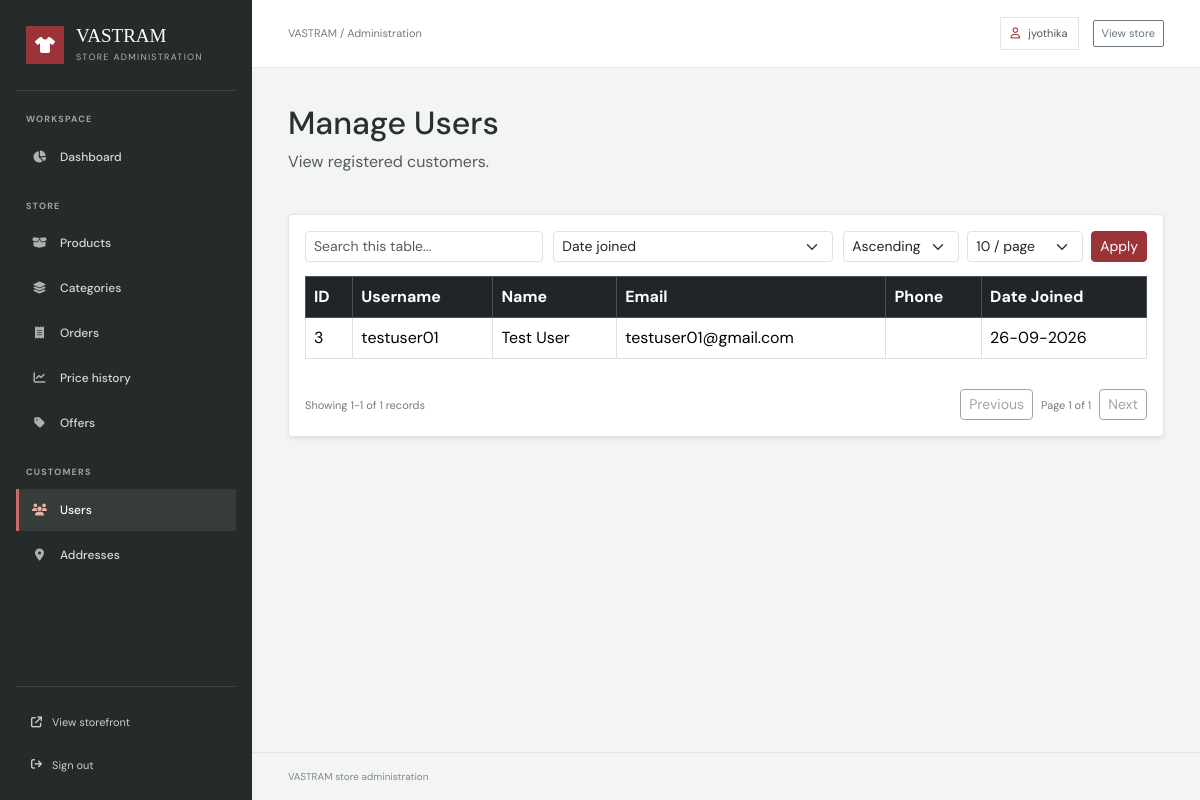
Screenshot of /accounts/admin-dashboard/users/ (signed in) with the database file from the repository.
### accounts/models.py (models this page shows)
class User(AbstractUser):
    uuid = models.UUIDField(default=uuid.uuid4, editable=False, unique=True)
    phone_number = models.CharField(max_length=15, blank=True)

### accounts/views.py (the view)
@login_required
def admin_users(request):
    if not request.user.is_superuser:
        return redirect('home')
    from .models import User
    user_queryset = User.objects.filter(
        is_superuser=False
    )
    table_context = admin_table_context(
        request,
        user_queryset,
        ['username', 'first_name', 'last_name', 'email', 'phone'],
        [
            ('username', 'Username', 'username'),
            ('name', 'Name', 'first_name'),
            ('email', 'Email', 'email'),
            ('joined', 'Date joined', 'date_joined'),
        ],
        'joined'
    )
    return render(
        request,
        'admin_dashboard/users.html',
        {
            'users': table_context['page_obj'],
            **table_context,
        }
    )

### ecommerce_project/context_processors.py (called while the page is built)
def shopping_counts(request):
    cart_count = 0
    wishlist_count = 0
    if request.user.is_authenticated:
        cart_count = sum(
            CartItem.objects.filter(cart__user=request.user).values_list(
                'quantity', flat=True
            )
        )
        wishlist_count = WishlistItem.objects.filter(
            wishlist__user=request.user
        ).count()
    else:
        cart_count = sum(
            item.get('quantity', 0)
            for item in request.session.get('guest_cart_items', [])
        )
        wishlist_count = len(request.session.get('guest_wishlist_items', []))
    return {
        'cart_count': cart_count,
        'wishlist_count': wishlist_count,
    }

### templates/admin_dashboard/users.html (shortened to what this page needs)
{% extends 'admin_dashboard/admin_base.html' %}
{% block content %}
<div class="d-flex justify-content-between align-items-center mb-4">
    <div>
        <h2>Manage Users</h2>
        <p class="text-muted">
            View registered customers.
        </p>
    </div>
</div>
<div class="card shadow-sm">
    <div class="card-body">
        {% include 'admin_dashboard/includes/table_controls.html' %}
        <div class="table-responsive">
            <table class="table table-bordered table-hover admin-searchable-table">
                <thead class="table-dark">
                    <tr>
                        <th>ID</th>
                        <th>Username</th>
                        <th>Name</th>
                        <th>Email</th>
                        <th>Phone</th>
                        <th>Date Joined</th>
                    </tr>
                </thead>
                <tbody>
                    {% for user in users %}
                    <tr>
                        <td>{{ user.id }}</td>
                        <td>{{ user.username }}</td>
                        <td>
                            {{ user.first_name }}
                            {{ user.last_name }}
                        </td>
                        <td>{{ user.email }}</td>
                        <td>{{ user.phone }}</td>
                        <td data-sort-value="{{ user.date_joined|date:'U' }}">
                            {{ user.date_joined|date:"d-m-Y" }}
                        </td>
                    </tr>
                    {% empty %}
                    <tr>
                        <td colspan="6" class="text-center">
                            No users registered.
                        </td>
                    </tr>
                    {% endfor %}
                </tbody>
            </table>
        </div>
        {% include 'admin_dashboard/includes/table_pagination.html' %}
    </div>
</div>
{% endblock %}

### templates/admin_dashboard/admin_base.html (shortened to what this page needs)
{% load static %}
<!DOCTYPE html>
<html lang="en">
<head>
    <link href="https://cdn.jsdelivr.net/npm/bootstrap@5.3.8/dist/css/bootstrap.min.css" rel="stylesheet">
    <link rel="stylesheet" href="https://cdnjs.cloudflare.com/ajax/libs/font-awesome/6.5.2/css/all.min.css">
</head>
<body>
<div class="admin-shell">
    <aside class="admin-sidebar" id="adminSidebar" aria-label="Admin navigation">
        <div class="admin-brand">
            <span class="admin-brand-mark"><i class="fa-solid fa-shirt" aria-hidden="true"></i></span>
            <span>
                <span class="admin-brand-name">VASTRAM</span>
                <span class="admin-brand-caption">Store administration</span>
            </span>
        </div>
        <nav class="admin-nav">
            <div class="admin-nav-group">
                <p class="admin-nav-label">Workspace</p>
                <a href="{% url 'admin_dashboard' %}" class="admin-nav-link{% if request.resolver_match.url_name == 'admin_dashboard' %} active{% endif %}">
                    <i class="fa-solid fa-chart-pie" aria-hidden="true"></i> Dashboard
                </a>
            </div>
            <div class="admin-nav-group">
                <p class="admin-nav-label">Store</p>
                <a href="{% url 'admin_products' %}" class="admin-nav-link{% if request.resolver_match.url_name == 'admin_products' %} active{% endif %}">
                    <i class="fa-solid fa-box-open" aria-hidden="true"></i> Products
                </a>
                <a href="{% url 'admin_categories' %}" class="admin-nav-link{% if request.resolver_match.url_name == 'admin_categories' %} active{% endif %}">
                    <i class="fa-solid fa-layer-group" aria-hidden="true"></i> Categories
                </a>
                <a href="{% url 'admin_orders' %}" class="admin-nav-link{% if request.resolver_match.url_name == 'admin_orders' or request.resolver_match.url_name == 'admin_order_detail' %} active{% endif %}">
                    <i class="fa-solid fa-receipt" aria-hidden="true"></i> Orders
                </a>
                <a href="{% url 'admin_price_history' %}" class="admin-nav-link{% if request.resolver_match.url_name == 'admin_price_history' %} active{% endif %}">
                    <i class="fa-solid fa-chart-line" aria-hidden="true"></i> Price history
                </a>
                <a href="{% url 'admin_offers' %}" class="admin-nav-link{% if request.resolver_match.url_name == 'admin_offers' %} active{% endif %}">
                    <i class="fa-solid fa-tag" aria-hidden="true"></i> Offers
                </a>
            </div>
            <div class="admin-nav-group">
                <p class="admin-nav-label">Customers</p>
                <a href="{% url 'admin_users' %}" class="admin-nav-link{% if request.resolver_match.url_name == 'admin_users' %} active{% endif %}">
                    <i class="fa-solid fa-users" aria-hidden="true"></i> Users
                </a>
                <a href="{% url 'admin_addresses' %}" class="admin-nav-link{% if request.resolver_match.url_name == 'admin_addresses' %} active{% endif %}">
                    <i class="fa-solid fa-location-dot" aria-hidden="true"></i> Addresses
                </a>
            </div>
        </nav>
        <div class="admin-sidebar-footer">
            <a href="{% url 'home' %}"><i class="fa-solid fa-arrow-up-right-from-square" aria-hidden="true"></i> View storefront</a>
            <a href="{% url 'logout' %}"><i class="fa-solid fa-arrow-right-from-bracket" aria-hidden="true"></i> Sign out</a>
        </div>
    </aside>
    <div class="admin-main">
        <header class="admin-topbar">
            <div class="admin-topbar-start">
                <span class="admin-topbar-title">VASTRAM / Administration</span>
            </div>
            <div class="admin-topbar-actions">
                <span class="admin-user-chip"><i class="fa-regular fa-user" aria-hidden="true"></i> {{ request.user.username }}</span>
                <a href="{% url 'home' %}" class="btn btn-sm btn-outline-secondary">View store</a>
            </div>
        </header>
        <main class="admin-content">
            {% block content %}{% endblock %}
        </main>
        <footer class="admin-footer">VASTRAM store administration</footer>
    </div>
</div>
</body>
</html>

### templates/admin_dashboard/admin_base.html (style rules this page uses)
:root { --admin-ink: #29312e; --admin-muted: #747c77; --admin-border: #e2e6e2; --admin-paper: #ffffff; --admin-canvas: #f3f5f2; --admin-rail: #252b28; --admin-accent: #9b3438; }
* { box-sizing: border-box; }
body { min-width: 320px; margin: 0; background: var(--admin-canvas); color: var(--admin-ink); font-family: 'DM Sans', sans-serif; }
.admin-shell { display: grid; grid-template-columns: 252px minmax(0, 1fr); min-height: 100vh; }
.admin-sidebar { position: sticky; top: 0; display: flex; flex-direction: column; height: 100vh; padding: 26px 16px 18px; background: var(--admin-rail); color: #f6f7f4; z-index: 101; }
.admin-brand { display: flex; align-items: center; gap: 12px; padding: 0 10px 26px; color: #fff; text-decoration: none; border-bottom: 1px solid rgba(255,255,255,.12); }
.admin-brand-mark { display: grid; place-items: center; width: 38px; height: 38px; background: var(--admin-accent); color: #fff; font-size: 16px; }
.admin-brand-name { display: block; font-family: 'Playfair Display', Georgia, serif; font-size: 19px; line-height: 1.1; }
.admin-brand-caption { display: block; margin-top: 4px; color: #aeb7b1; font-size: 9px; letter-spacing: 1.3px; text-transform: uppercase; }
.admin-nav { padding-top: 22px; }
.admin-nav-label { margin: 0 10px 9px; color: #9ca7a0; font-size: 9px; font-weight: 700; letter-spacing: 1.2px; text-transform: uppercase; }
.admin-nav-group + .admin-nav-group { margin-top: 22px; }
.admin-nav-link { display: flex; align-items: center; gap: 12px; min-height: 42px; margin: 3px 0; padding: 0 12px; border-left: 3px solid transparent; color: #d5d9d6; font-size: 12px; font-weight: 500; text-decoration: none; transition: background-color .18s, color .18s; }
.admin-nav-link i { width: 17px; color: #aab3ad; text-align: center; }
.admin-nav-link:hover, .admin-nav-link.active { background: rgba(255,255,255,.08); color: #fff; }
.admin-nav-link.active { border-left-color: #c96a68; }
.admin-nav-link.active i { color: #efb0a8; }
.admin-sidebar-footer { display: grid; gap: 8px; margin-top: auto; padding: 18px 8px 0; border-top: 1px solid rgba(255,255,255,.12); }
.admin-sidebar-footer a { display: flex; align-items: center; gap: 10px; padding: 9px 7px; color: #c8cfca; font-size: 11px; text-decoration: none; }
.admin-main { display: flex; min-width: 0; flex-direction: column; }
.admin-topbar { position: sticky; top: 0; z-index: 50; display: flex; align-items: center; justify-content: space-between; min-height: 68px; padding: 0 clamp(20px, 3vw, 44px); border-bottom: 1px solid var(--admin-border); background: rgba(255,255,255,.96); backdrop-filter: blur(12px); }
.admin-topbar-start, .admin-topbar-actions { display: flex; align-items: center; gap: 14px; }
.admin-topbar-title { color: var(--admin-muted); font-size: 11px; }
.admin-user-chip { display: inline-flex; align-items: center; gap: 8px; padding: 7px 10px; border: 1px solid var(--admin-border); color: #505953; font-size: 11px; }
.admin-user-chip i { color: var(--admin-accent); }
.admin-topbar .btn { border-radius: 2px; font-size: 11px; }
.admin-content { width: 100%; max-width: 1640px; margin: 0 auto; padding: clamp(24px, 3vw, 42px); flex: 1; }
.admin-content h2, .admin-content h3, .admin-content h4 { color: var(--admin-ink); }
.admin-content .card { border-color: var(--admin-border); border-radius: 4px; }
.admin-footer { padding: 16px clamp(20px, 3vw, 44px); border-top: 1px solid var(--admin-border); color: #818983; font-size: 10px; }

### rows the page displays
User: user.username "jyothika"
User: id "3", username "testuser01", first_name "Test", last_name "User", email "testuser01@gmail.com", date_joined "26-09-2026"

### other values shown
{{ page_obj.start_index }} "1"
{{ page_obj.end_index }} "1"
{{ page_obj.paginator.count }} "1"
{{ page_obj.number }} "1"
{{ page_obj.paginator.num_pages|default:1 }} "1"
form field sort "Date joined"
form field per_page "10 / page"
